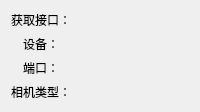
          <widget class="QWidget" name="tabWidgetPage3">
           <attribute name="title">
            <string>相机3</string>
           </attribute>
           <layout class="QGridLayout" name="gridLayout_10" columnstretch="1,6">
            <item row="2" column="1">
             <widget class="QLabel" name="labelInfoPortShow3">
              <property name="mouseTracking">
               <bool>true</bool>
              </property>
              <property name="text">
               <string/>
              </property>
             </widget>
            </item>
            <item row="3" column="0">
             <widget class="QLabel" name="labelInfoType3">
              <property name="mouseTracking">
               <bool>true</bool>
              </property>
              <property name="text">
               <string>相机类型：</string>
              </property>
              <property name="alignment">
               <set>Qt::AlignCenter</set>
              </property>
             </widget>
            </item>
            <item row="2" column="0">
             <widget class="QLabel" name="labelInfoPort3">
              <property name="mouseTracking">
               <bool>true</bool>
              </property>
              <property name="text">
               <string>端口：</string>
              </property>
              <property name="alignment">
               <set>Qt::AlignCenter</set>
              </property>
             </widget>
            </item>
            <item row="0" column="1">
             <widget class="QLabel" name="labelInfoInterfaceShow3">
              <property name="mouseTracking">
               <bool>true</bool>
              </property>
              <property name="text">
               <string/>
              </property>
             </widget>
            </item>
            <item row="1" column="1">
             <widget class="QLabel" name="labelInfoDeviceShow3">
              <property name="mouseTracking">
               <bool>true</bool>
              </property>
              <property name="text">
               <string/>
              </property>
             </widget>
            </item>
            <item row="0" column="0">
             <widget class="QLabel" name="labelInfoInterface3">
              <property name="mouseTracking">
               <bool>true</bool>
              </property>
              <property name="text">
               <string>获取接口：</string>
              </property>
              <property name="alignment">
               <set>Qt::AlignCenter</set>
              </property>
             </widget>
            </item>
            <item row="1" column="0">
             <widget class="QLabel" name="labelInfoDevice3">
              <property name="mouseTracking">
               <bool>true</bool>
              </property>
              <property name="text">
               <string>设备：</string>
              </property>
              <property name="alignment">
               <set>Qt::AlignCenter</set>
              </property>
             </widget>
            </item>
            <item row="3" column="1">
             <widget class="QLabel" name="labelInfoTypeShow3">
              <property name="mouseTracking">
               <bool>true</bool>
              </property>
              <property name="text">
               <string/>
              </property>
             </widget>
            </item>
           </layout>
          </widget>
